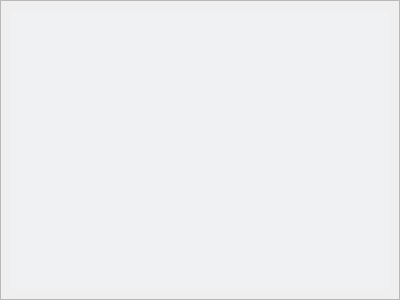
<?xml version="1.0" encoding="UTF-8"?>
<ui version="4.0">
 <class>TabForwardConfigForm</class>
 <widget class="QWidget" name="TabForwardConfigForm">
  <property name="geometry">
   <rect>
    <x>0</x>
    <y>0</y>
    <width>400</width>
    <height>300</height>
   </rect>
  </property>
  <property name="windowTitle">
   <string>Form</string>
  </property>
  <layout class="QGridLayout" name="gridLayout">
   <property name="leftMargin">
    <number>0</number>
   </property>
   <property name="topMargin">
    <number>0</number>
   </property>
   <property name="rightMargin">
    <number>0</number>
   </property>
   <property name="bottomMargin">
    <number>0</number>
   </property>
   <item row="0" column="0">
    <widget class="QFrame" name="frame">
     <property name="frameShape">
      <enum>QFrame::StyledPanel</enum>
     </property>
     <property name="frameShadow">
      <enum>QFrame::Raised</enum>
     </property>
     <layout class="QGridLayout" name="gridLayout_2">
      <item row="0" column="0">
       <widget class="QWidget" name="widget" native="true">
        <layout class="QGridLayout" name="gridLayout_3">
         <property name="leftMargin">
          <number>1</number>
         </property>
         <property name="topMargin">
          <number>1</number>
         </property>
         <property name="rightMargin">
          <number>1</number>
         </property>
         <property name="bottomMargin">
          <number>1</number>
         </property>
         <item row="0" column="0">
          <widget class="QWidget" name="widget_2" native="true">
           <property name="styleSheet">
            <string notr="true">.QWidget
{
	border: none;
	background-color: rgb(240, 241, 243);
}</string>
           </property>
          </widget>
         </item>
        </layout>
       </widget>
      </item>
     </layout>
    </widget>
   </item>
  </layout>
 </widget>
 <resources/>
 <connections/>
</ui>
